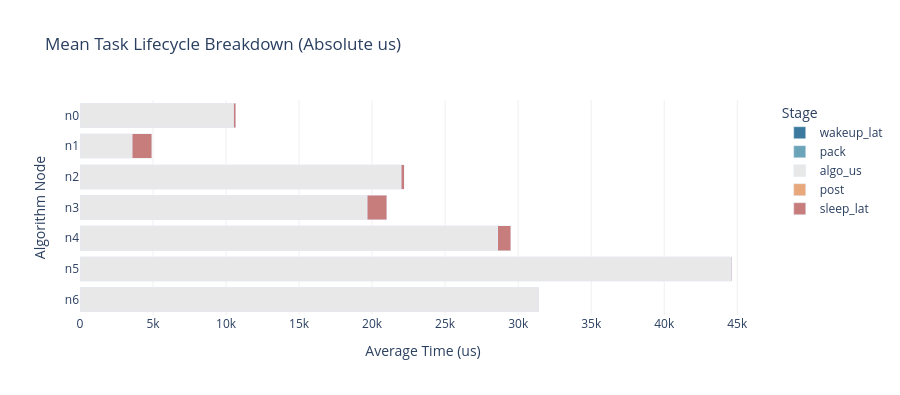
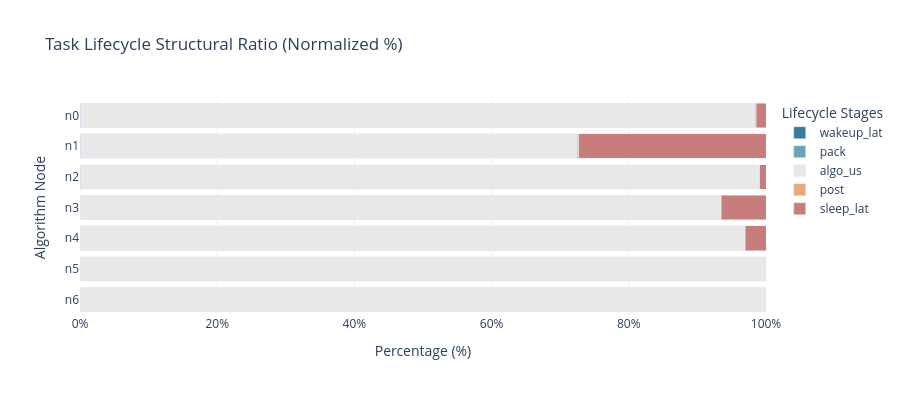

Notebook cell for these charts, in order:
### Markdown cell above
## 三、 各算法的唤醒、包装、分发效率分析
1. 手风琴式堆叠柱状图 (Accordion Stacked Bar Chart): 展示每个算法的唤醒、包装、分发、计算、后处理、休眠的时间占比。

### Code cell
import re
import plotly.express as px
import pandas as pd
import numpy as np

def draw_px_accordion_enhanced_us(df_jobs):
    """
    强化开销显示的风琴图 (单位回归为 us)
    """
    if df_jobs.empty:
        print("数据为空")
        return

    # 1. 均值计算 (直接使用原始 us 单位)
    cols = ["wakeup_lat", "pack", "algo_us", "post", "sleep_lat"]
    g = df_jobs.groupby("algo")[cols].mean().reset_index()

    # 2. 自然排序 (n0, n1, n2...)
    def extract_num(s):
        n = re.findall(r'\d+', str(s))
        return int(n[0]) if n else 0
    g['sort_idx'] = g['algo'].apply(extract_num)
    g = g.sort_values("sort_idx", ascending=False)

    # 3. 准备百分比数据 (归一化)
    g_pct = g.copy()
    g_pct['total'] = g_pct[cols].sum(axis=1)
    for col in cols:
        g_pct[col] = (g_pct[col] / g_pct['total']) * 100

    # --- 绘图 A：绝对耗时构成 (us) ---
    long_abs = g.melt(id_vars="algo", value_vars=cols, var_name="Stage", value_name="us")
    fig_abs = px.bar(
        long_abs, y="algo", x="us", color="Stage",
        orientation='h',
        color_discrete_map=PLA,
        title="Mean Task Lifecycle Breakdown (Absolute us)",
        labels={"us": "Time Duration (us)", "algo": "Algorithm Node"}
    )

    # 移除右侧的 Sched Overhead 标注
    # for i in range(len(g)):
    #     row = g.iloc[i]
    #     overhead = row["wakeup_lat"] + row["pack"] + row["post"] + row["sleep_lat"]
    #     fig_abs.add_annotation(
    #         x=row[cols].sum(),
    #         y=row["algo"],
    #         text=f" Sched:{overhead:.1f}us",
    #         showarrow=False,
    #         xanchor="left",
    #         font=dict(color="#A6192E", size=10, family="Arial Black")
    #     )

    fig_abs.update_layout(
        plot_bgcolor='white',
        barmode='stack',
        height=len(g)*35+150,
        xaxis=dict(gridcolor='#F0F0F0', title="Average Time (us)")
    )
    fig_abs.show()

    # --- 绘图 B：结构占比构成 (100% 归一化) ---
    long_pct = g_pct.melt(id_vars="algo", value_vars=cols, var_name="Stage", value_name="pct")
    fig_pct = px.bar(
        long_pct, y="algo", x="pct", color="Stage",
        orientation='h',
        color_discrete_map=PLA,
        title="Task Lifecycle Structural Ratio (Normalized %)",
        labels={"pct": "Composition Ratio (%)", "algo": "Algorithm Node"}
        # 删除 text_auto='.1f' 这行，不显示数据标签
    )

    fig_pct.update_layout(
        plot_bgcolor='white',
        barmode='stack',
        xaxis=dict(title="Percentage (%)", range=[0, 100], ticksuffix="%", gridcolor='#F0F0F0'),
        height=len(g)*35+150,
        legend_title="Lifecycle Stages"
    )
    fig_pct.show()

# 调用
draw_px_accordion_enhanced_us(analysis_df)

### Figure 1 — Plotly figure (JSON) as saved in the notebook; plotly's stock layout.template omitted (floating-point values rounded to 4 significant figures)
{"data": [{"hovertemplate": "Stage=wakeup_lat<br>Time Duration (us)=%{x}<br>Algorithm Node=%{y}<extra></extra>", "legendgroup": "wakeup_lat", "marker": {"color": "#3B7A9E", "pattern": {"shape": ""}}, "name": "wakeup_lat", "orientation": "h", "showlegend": true, "textposition": "auto", "x": [2.504, 2.394, 2.341, 2.598, 1.435, 1.5, 2.78], "xaxis": "x", "y": ["n6", "n5", "n4", "n3", "n2", "n1", "n0"], "yaxis": "y", "type": "bar"}, {"hovertemplate": "Stage=pack<br>Time Duration (us)=%{x}<br>Algorithm Node=%{y}<extra></extra>", "legendgroup": "pack", "marker": {"color": "#6BA3B8", "pattern": {"shape": ""}}, "name": "pack", "orientation": "h", "showlegend": true, "textposition": "auto", "x": [6.618, 5.742, 5.561, 7.091, 16.03, 3.689, 5.833], "xaxis": "x", "y": ["n6", "n5", "n4", "n3", "n2", "n1", "n0"], "yaxis": "y", "type": "bar"}, {"hovertemplate": "Stage=algo_us<br>Time Duration (us)=%{x}<br>Algorithm Node=%{y}<extra></extra>", "legendgroup": "algo_us", "marker": {"color": "#E8E8E8", "pattern": {"shape": ""}}, "name": "algo_us", "orientation": "h", "showlegend": true, "textposition": "auto", "x": [31380.0, 44560.0, 28580.0, 19630.0, 21940.0, 3567.0, 10490.0], "xaxis": "x", "y": ["n6", "n5", "n4", "n3", "n2", "n1", "n0"], "yaxis": "y", "type": "bar"}, {"hovertemplate": "Stage=post<br>Time Duration (us)=%{x}<br>Algorithm Node=%{y}<extra></extra>", "legendgroup": "post", "marker": {"color": "#E8A87C", "pattern": {"shape": ""}}, "name": "post", "orientation": "h", "showlegend": true, "textposition": "auto", "x": [17.18, 21.55, 23.8, 15.01, 26.84, 10.67, 17.58], "xaxis": "x", "y": ["n6", "n5", "n4", "n3", "n2", "n1", "n0"], "yaxis": "y", "type": "bar"}, {"hovertemplate": "Stage=sleep_lat<br>Time Duration (us)=%{x}<br>Algorithm Node=%{y}<extra></extra>", "legendgroup": "sleep_lat", "marker": {"color": "#C87D7D", "pattern": {"shape": ""}}, "name": "sleep_lat", "orientation": "h", "showlegend": true, "textposition": "auto", "x": [16.2, 31.58, 890.7, 1364.0, 208.0, 1344.0, 149.7], "xaxis": "x", "y": ["n6", "n5", "n4", "n3", "n2", "n1", "n0"], "yaxis": "y", "type": "bar"}], "layout": {"xaxis": {"anchor": "y", "domain": [0.0, 1.0], "title": {"text": "Average Time (us)"}, "gridcolor": "#F0F0F0"}, "yaxis": {"anchor": "x", "domain": [0.0, 1.0], "title": {"text": "Algorithm Node"}}, "legend": {"title": {"text": "Stage"}, "tracegroupgap": 0}, "title": {"text": "Mean Task Lifecycle Breakdown (Absolute us)"}, "barmode": "stack", "plot_bgcolor": "white", "height": 395}}

### Figure 2 — Plotly figure (JSON) as saved in the notebook; plotly's stock layout.template omitted (floating-point values rounded to 4 significant figures)
{"data": [{"hovertemplate": "Stage=wakeup_lat<br>Composition Ratio (%)=%{x}<br>Algorithm Node=%{y}<extra></extra>", "legendgroup": "wakeup_lat", "marker": {"color": "#3B7A9E", "pattern": {"shape": ""}}, "name": "wakeup_lat", "orientation": "h", "showlegend": true, "textposition": "auto", "x": [0.007969, 0.005365, 0.007933, 0.01236, 0.006467, 0.03044, 0.02606], "xaxis": "x", "y": ["n6", "n5", "n4", "n3", "n2", "n1", "n0"], "yaxis": "y", "type": "bar"}, {"hovertemplate": "Stage=pack<br>Composition Ratio (%)=%{x}<br>Algorithm Node=%{y}<extra></extra>", "legendgroup": "pack", "marker": {"color": "#6BA3B8", "pattern": {"shape": ""}}, "name": "pack", "orientation": "h", "showlegend": true, "textposition": "auto", "x": [0.02106, 0.01287, 0.01885, 0.03374, 0.07223, 0.07488, 0.05468], "xaxis": "x", "y": ["n6", "n5", "n4", "n3", "n2", "n1", "n0"], "yaxis": "y", "type": "bar"}, {"hovertemplate": "Stage=algo_us<br>Composition Ratio (%)=%{x}<br>Algorithm Node=%{y}<extra></extra>", "legendgroup": "algo_us", "marker": {"color": "#E8E8E8", "pattern": {"shape": ""}}, "name": "algo_us", "orientation": "h", "showlegend": true, "textposition": "auto", "x": [99.86, 99.86, 96.87, 93.39, 98.86, 72.4, 98.35], "xaxis": "x", "y": ["n6", "n5", "n4", "n3", "n2", "n1", "n0"], "yaxis": "y", "type": "bar"}, {"hovertemplate": "Stage=post<br>Composition Ratio (%)=%{x}<br>Algorithm Node=%{y}<extra></extra>", "legendgroup": "post", "marker": {"color": "#E8A87C", "pattern": {"shape": ""}}, "name": "post", "orientation": "h", "showlegend": true, "textposition": "auto", "x": [0.05466, 0.04829, 0.08064, 0.07141, 0.1209, 0.2165, 0.1647], "xaxis": "x", "y": ["n6", "n5", "n4", "n3", "n2", "n1", "n0"], "yaxis": "y", "type": "bar"}, {"hovertemplate": "Stage=sleep_lat<br>Composition Ratio (%)=%{x}<br>Algorithm Node=%{y}<extra></extra>", "legendgroup": "sleep_lat", "marker": {"color": "#C87D7D", "pattern": {"shape": ""}}, "name": "sleep_lat", "orientation": "h", "showlegend": true, "textposition": "auto", "x": [0.05155, 0.07077, 3.019, 6.489, 0.9372, 27.28, 1.403], "xaxis": "x", "y": ["n6", "n5", "n4", "n3", "n2", "n1", "n0"], "yaxis": "y", "type": "bar"}], "layout": {"xaxis": {"anchor": "y", "domain": [0.0, 1.0], "title": {"text": "Percentage (%)"}, "range": [0, 100], "ticksuffix": "%", "gridcolor": "#F0F0F0"}, "yaxis": {"anchor": "x", "domain": [0.0, 1.0], "title": {"text": "Algorithm Node"}}, "legend": {"title": {"text": "Lifecycle Stages"}, "tracegroupgap": 0}, "title": {"text": "Task Lifecycle Structural Ratio (Normalized %)"}, "barmode": "stack", "plot_bgcolor": "white", "height": 395}}
